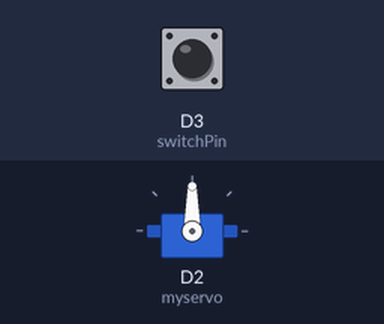
This program was run on a simulated ESP8266 (NodeMCU). Parts: servo. The test bench sets the inputs (shaded band); at power-on: D3 (switchPin) HIGH. WiFi joins after 1.5 s; servers stay silent unless stated; what the program prints to the serial monitor is not drawn.

Above: at 3.2 s.
3.3 s: D3 (switchPin) pulled LOW for 0.15 s
At 4.2 s:
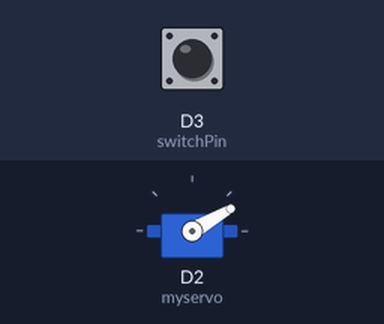
5.9 s: D3 (switchPin) pulled LOW for 1 s
At 7.5 s:
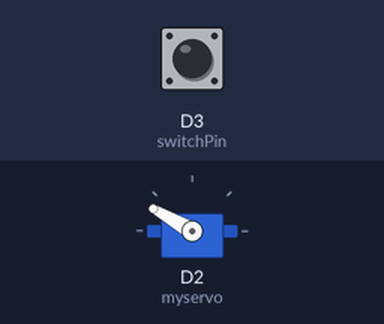
9.4 s: D3 (switchPin) pulled LOW for 3.2 s
At 15.0 s:
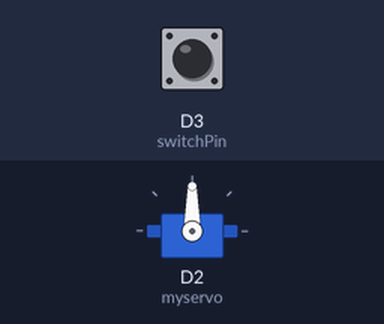
Timing chart, 0 to 16.5 s (numbered marks = the images above; inputs shaded):
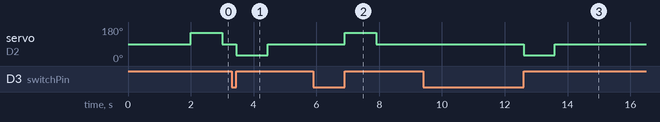

Measured:
- after the input at 3.3 s, servo on D2 (myservo): 90° → 30° after 0.15 s, → 90° 1.0 s later
- after the input at 5.9 s, servo on D2 (myservo): 90° → 150° after 1.0 s, → 90° 1.0 s later
- after the input at 9.4 s, servo on D2 (myservo): 90° → 30° after 3.2 s, → 90° 1.0 s later

The program:

main.cpp
```cpp
/*#include <ESP8266WiFi.h>
#include <ESP8266WebServer.h>
#include <Servo.h> // 引入Servo库

const char *ssid = "SIA028";     // WiFi网络名称
const char *password = ""; // WiFi密码

ESP8266WebServer server(80);
Servo myservo; // 创建Servo对象
int flag = 0; // 初始标志状态（0表示"Off"，1表示"Open"）

void handleRoot() {
  String content = "<html><body>";
  content += "<h1>Hello from ESP8266!</h1>";
  content += "<p>Last Action: " + String((flag == 0) ? "Off" : "Open") + "</p>";
  content += "<p>IP Address: " + WiFi.localIP().toString() + "</p>"; // 打印IP地址
  content += "<form action='/open' method='POST'>";
  content += "<input type='submit' name='action' value='Open'>";
  content += "</form>";
  content += "<form action='/off' method='POST'>";
  content += "<input type='submit' name='action' value='Off'>";
  content += "</form>";
  content += "</body></html>";
  server.send(200, "text/html", content);
}

void handleOpen() {
  myservo.write(150); // 将舵机旋转到正向60度
  delay(1000); // 等待1秒
  myservo.write(90); // 将舵机回到初始位置
  flag = 1; // 设置标志为1，表示"Open"
  server.send(200, "text/plain", "Open action executed.");
  Serial.println("Open action executed.");
}

void handleOff() {
  myservo.write(30); // 将舵机旋转到反向60度
  delay(1000); // 等待1秒
  myservo.write(90); // 将舵机回到初始位置
  flag = 0; // 设置标志为0，表示"Off"
  server.send(200, "text/plain", "Off action executed.");
  Serial.println("Off action executed.");
}

void setup() {
  Serial.begin(115200);

  WiFi.begin(ssid, password);
  while (WiFi.status() != WL_CONNECTED) {
    delay(1000);
    Serial.println("Connecting to WiFi...");
  }
  Serial.println("Connected to WiFi");
  Serial.print("IP Address: ");
  Serial.println(WiFi.localIP()); // 打印IP地址

  myservo.attach(D2); // 将舵机连接到D2引脚
  myservo.write(90); // 初始化舵机位置
  flag = 0; // 初始化标志

  server.on("/", handleRoot);
  server.on("/open", HTTP_POST, handleOpen); // 处理"Open"按钮的POST请求
  server.on("/off", HTTP_POST, handleOff);   // 处理"Off"按钮的POST请求
  server.begin();
}

void loop() {
  server.handleClient();
}
*/
#include <ESP8266WiFi.h>
#include <ESP8266WebServer.h>
#include <Servo.h> // 引入Servo库

const char *ssid = "SIA028";     // WiFi网络名称
const char *password = "PRECISION2020"; // WiFi密码

ESP8266WebServer server(80);
Servo myservo; // 创建Servo对象
int flag = 0; // 初始标志状态（0表示"Off"，1表示"Open"）

const int switchPin = D3; // 物理开关连接到D3引脚
int switchState = LOW;    // 开关状态
int lastSwitchState = LOW; // 上一次开关状态

void handleRoot() {
  String content = "<html><body>";
  content += "<h1>Hello from ESP8266!</h1>";
  content += "<p>Switch Status: " + String(digitalRead(switchPin) == HIGH ? "On" : "Off") + "</p>";
  content += "<p>Flag Status: " + String((flag == 0) ? "Off" : "Open") + "</p>";
  content += "<p>IP Address: " + WiFi.localIP().toString() + "</p>"; // 打印IP地址
  content += "<form action='/toggle' method='POST'>";
  content += "<input type='submit' name='action' value='" + String((flag == 0) ? "Open" : "Off") + "'>";
  content += "</form>";
  content += "</body></html>";
  server.send(200, "text/html", content);
}

void handleToggle() {
  if (flag == 0) {
    myservo.write(150); // 将舵机旋转到正向60度
    delay(1000); // 等待1秒
    myservo.write(90); // 将舵机回到初始位置
    flag = 1; // 设置标志为1，表示"Open"
  } else {
    myservo.write(30); // 将舵机旋转到反向60度
    delay(1000); // 等待1秒
    myservo.write(90); // 将舵机回到初始位置
    flag = 0; // 设置标志为0，表示"Off"
  }
  server.send(200, "text/plain", "Toggle action executed.");
  Serial.println("Toggle action executed.");
}

void setup() {
  Serial.begin(115200);

  pinMode(switchPin, INPUT_PULLUP); // 设置物理开关引脚为输入，启用上拉电阻

  WiFi.begin(ssid, password);
  while (WiFi.status() != WL_CONNECTED) {
    delay(1000);
    Serial.println("Connecting to WiFi...");
  }
  Serial.println("Connected to WiFi");
  Serial.print("IP Address: ");
  Serial.println(WiFi.localIP()); // 打印IP地址

  myservo.attach(D2); // 将舵机连接到D2引脚
  myservo.write(90); // 初始化舵机位置
  flag = 0; // 初始化标志

  server.on("/", handleRoot);
  server.on("/toggle", HTTP_POST, handleToggle); // 处理按钮的POST请求
  server.begin();
}

void loop() {
  server.handleClient();

  // 读取物理开关状态
  switchState = digitalRead(switchPin);

  // 如果开关状态发生变化，切换标志
  if (switchState != lastSwitchState) {
    if (switchState == HIGH) {
      if (flag == 0) {
        myservo.write(150); // 将舵机旋转到正向60度
        delay(1000); // 等待1秒
        myservo.write(90); // 将舵机回到初始位置
        flag = 1; // 设置标志为1，表示"Open"
      } else {
        myservo.write(30); // 将舵机旋转到反向60度
        delay(1000); // 等待1秒
        myservo.write(90); // 将舵机回到初始位置
        flag = 0; // 设置标志为0，表示"Off"
      }
    }
    lastSwitchState = switchState;
  }
}
```
